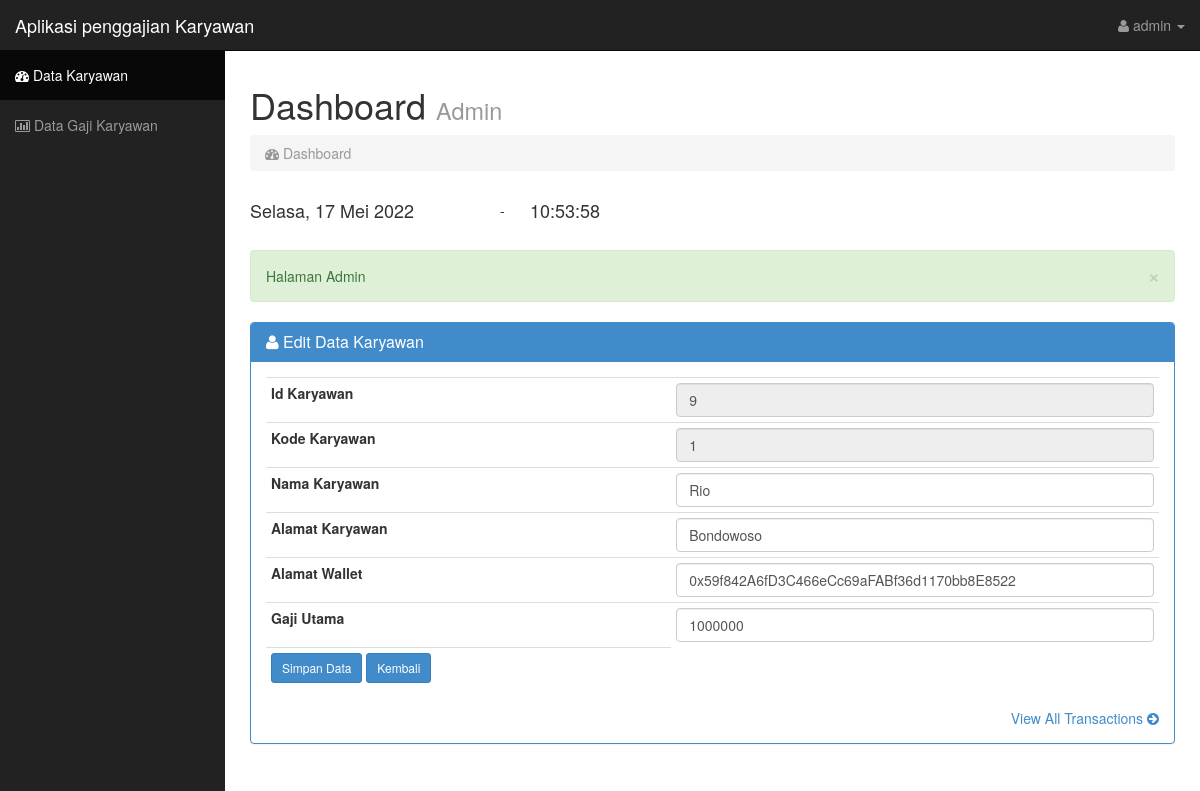
Screenshot of /gajiweb/admin/edit.php?hal=edit&kd=9 (signed in) with the database file from the repository.
### tables this page shows
CREATE TABLE `karyawan` (
  `kary_id` int(10) NOT NULL,
  `kode_kar` varchar(10) NOT NULL,
  `nama_kar` varchar(30) NOT NULL,
  `alamat_kar` varchar(80) NOT NULL,
  `no_rek` varchar(200) NOT NULL,
  `gaji_utama` decimal(10,0) NOT NULL
);

### gajiweb/admin/edit.php (the view, shortened to what this page needs)
<?php
if (empty($_SESSION['username'])){
	echo "<script>alert('Anda belum mempunyai hak akses.'); window.location = '../index.html'</script>";
} else {
?>
<!DOCTYPE html>
<html lang="en">
  <head>
    <link href="css/bootstrap.css" rel="stylesheet">
    <link href="css/sb-admin.css" rel="stylesheet">
    <link rel="stylesheet" href="font-awesome/css/font-awesome.min.css">
    <link rel="stylesheet" href="http://cdn.oesmith.co.uk/morris-0.4.3.min.css">
  </head>
  <body>
    <div id="wrapper">
      <nav class="navbar navbar-inverse navbar-fixed-top" role="navigation">
        <div class="navbar-header">
          <a class="navbar-brand" href="index.html">Aplikasi penggajian Karyawan</a>
        </div>
        <div class="collapse navbar-collapse navbar-ex1-collapse">
          <ul class="nav navbar-nav side-nav">
            <li class="active"><a href="index.php"><i class="fa fa-dashboard"></i> Data Karyawan</a></li>
            <li><a href="tampilgajiaja.php"><i class="fa fa-bar-chart-o"></i> Data Gaji Karyawan</a></li>
          </ul>
          <ul class="nav navbar-nav navbar-right navbar-user">
            <li class="dropdown user-dropdown">
              <a href="#" class="dropdown-toggle" data-toggle="dropdown"><i class="fa fa-user"></i>
              <?php
              echo $_SESSION['username'];
               ?>
              <b class="caret"></b></a>
            </li>
          </ul>
        </div>
      </nav>
<?php } ?>
      <div id="page-wrapper">
        <div class="row">
          <div class="col-lg-12">
            <h1>Dashboard <small>Admin </small></h1>
            <ol class="breadcrumb">
              <li class="active"><i class="fa fa-dashboard"></i> Dashboard</li>
            </ol>
            <table width="900">
            <tr>
            <td width="250"><div class="Tanggal"><h4><script language="JavaScript">document.write(tanggallengkap);</script></div></h4></td>
            <td align="left" width="30"> - </td>
            <td align="left" width="620"> <h4><div id="output" class="jam" ></div></h4></td>
            </tr>
            </table>
            <br />
            <div class="alert alert-success alert-dismissable">
              <button type="button" class="close" data-dismiss="alert" aria-hidden="true">&times;</button>
             Halaman Admin
          </div>
        </div>
        <div class="col-lg-12">
            <div class="panel panel-primary">
              <div class="panel-heading">
                <h3 class="panel-title"><i class="fa fa-user"></i> Edit Data Karyawan </h3>
              </div>
              <div class="panel-body">
                 <div class="table-responsive">
                  <?php
$query = mysqli_query($konek,"SELECT * FROM karyawan WHERE kary_id='$_GET[kd]'");
$data  = mysqli_fetch_array($query);
?>
    <form action="update.php" method="post">
    <table class="table table-condensed">
    <tr>
        <td><label for="kary_id">Id Karyawan</label></td>
        <td><input name="kary_id" type="text" class="form-control" id="kary_id" value="<?php echo $data['kary_id'];?>" readonly="readonly"/></td>
      </tr>
      <tr>
        <td><label for="kode_kar">Kode Karyawan</label></td>
        <td><input name="kode_kar" type="text" class="form-control" id="kode_kar" value="<?php echo $data['kode_kar'];?>" readonly="readonly"/></td>
      </tr>
      <tr>
        <td><label for="nama_kar">Nama Karyawan</label></td>
        <td><input name="nama_kar" type="text" class="form-control" id="nama_kar" value="<?php echo $data['nama_kar'];?>" required/></td>
      </tr>
      <tr>
        <td><label for="alamat_kar">Alamat Karyawan</label></td>
        <td><input name="alamat_kar" type="text" class="form-control" id="alamat_kar" value="<?php echo $data['alamat_kar'];?>" required/></td>
      </tr>
      <tr>
        <td><label for="no_rek">Alamat Wallet</label></td>
        <td><input name="no_rek" type="text" class="form-control" id="no_rek" value="<?php echo $data['no_rek'];?>" required/></td>
      </tr>
      <tr>
        <td><label for="gaji_utama">Gaji Utama</label></td>
        <td><input name="gaji_utama" type="text" class="form-control" id="gaji_utama" value="<?php echo $data['gaji_utama'];?>" required/></td>
      </tr>
      <tr>
        <td><input type="submit" value="Simpan Data"  class="btn btn-sm btn-primary"/>&nbsp;<a href="index.php" class="btn btn-sm btn-primary">Kembali</a></td>
        </tr>
    </table>
    </form>
                   </div>
                <div class="text-right">
                  <a href="#"  data-toggle="tooltip" class="tip-bottom" data-original-title="Tooltip Dibawah">View All Transactions <i class="fa fa-arrow-circle-right"></i></a>
                </div>
              </div>
            </div>
          </div>
        </div>
      </div>
    </div>
  </body>
</html>

### gajiweb/admin/css/sb-admin.css (style rules this page uses)
body { margin-top: 50px; }
#wrapper { padding-left: 0; }
#page-wrapper { width: 100%; padding: 5px 15px; }
@media (min-width:768px) { #wrapper { padding-left: 225px; } }
@media (min-width:768px) { #page-wrapper { padding: 15px 25px; } }
@media (min-width:768px) { .side-nav { margin-left: -225px; left: 225px; width: 225px; position: fixed; top: 50px; height: 100%; border-radius: 0; border: none; background-color: #222222; overflow-y: auto; } }
@media (min-width:768px) { .side-nav>li>a { width: 225px; } }
@media (min-width:768px) { .navbar-collapse { padding-left: 15px !important; padding-right: 15px !important; } }

### rows the page displays
karyawan: kary_id "9", kode_kar "1", nama_kar "Rio", alamat_kar "Bondowoso", no_rek "0x59f842A6fD3C466eCc69aFABf36d1170bb8E8522", gaji_utama "1000000"

### other values shown
$_SESSION['username'] "admin"
